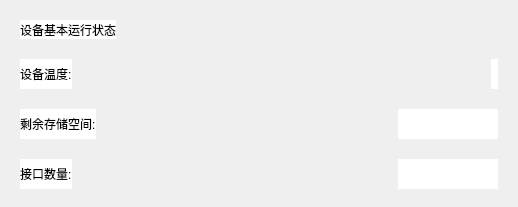
                      <widget class="QWidget" name="widget_10" native="true">
                       <property name="styleSheet">
                        <string notr="true">#widget_10{
background-color: rgb(255,255,255);
border:2px solid rgb(70,90,120);
border-radius:10px;
}</string>
                       </property>
                       <layout class="QGridLayout" name="gridLayout_20">
                        <property name="bottomMargin">
                         <number>9</number>
                        </property>
                        <property name="verticalSpacing">
                         <number>2</number>
                        </property>
                        <item row="3" column="0">
                         <widget class="QWidget" name="widget_13" native="true">
                          <layout class="QGridLayout" name="gridLayout_18">
                           <item row="0" column="2">
                            <widget class="QLineEdit" name="lineEdit_interface">
                             <property name="minimumSize">
                              <size>
                               <width>0</width>
                               <height>30</height>
                              </size>
                             </property>
                             <property name="maximumSize">
                              <size>
                               <width>100</width>
                               <height>16777215</height>
                              </size>
                             </property>
                             <property name="styleSheet">
                              <string notr="true">background-color: rgb(255,255,255);
border:none;
color: rgb(0,0,0);
font: 75 14pt &quot;微软雅黑&quot;;</string>
                             </property>
                            </widget>
                           </item>
                           <item row="0" column="0">
                            <widget class="QLabel" name="label_5">
                             <property name="styleSheet">
                              <string notr="true">color: rgb(0,0,0);
font: 75 11pt &quot;微软雅黑&quot;;
background-color: rgb(255,255,255);</string>
                             </property>
                             <property name="text">
                              <string>接口数量:</string>
                             </property>
                            </widget>
                           </item>
                           <item row="0" column="1">
                            <spacer name="horizontalSpacer_17">
                             <property name="orientation">
                              <enum>Qt::Horizontal</enum>
                             </property>
                             <property name="sizeHint" stdset="0">
                              <size>
                               <width>40</width>
                               <height>20</height>
                              </size>
                             </property>
                            </spacer>
                           </item>
                          </layout>
                         </widget>
                        </item>
                        <item row="2" column="0">
                         <widget class="QWidget" name="widget_12" native="true">
                          <layout class="QGridLayout" name="gridLayout_17">
                           <item row="0" column="2">
                            <widget class="QLineEdit" name="lineEdit_mem">
                             <property name="minimumSize">
                              <size>
                               <width>0</width>
                               <height>30</height>
                              </size>
                             </property>
                             <property name="maximumSize">
                              <size>
                               <width>100</width>
                               <height>16777215</height>
                              </size>
                             </property>
                             <property name="styleSheet">
                              <string notr="true">background-color: rgb(255,255,255);
border:none;
color: rgb(0,0,0);
font: 75 14pt &quot;微软雅黑&quot;;</string>
                             </property>
                            </widget>
                           </item>
                           <item row="0" column="0">
                            <widget class="QLabel" name="label_4">
                             <property name="styleSheet">
                              <string notr="true">color: rgb(0,0,0);
font: 75 11pt &quot;微软雅黑&quot;;
background-color: rgb(255,255,255);</string>
                             </property>
                             <property name="text">
                              <string>剩余存储空间:</string>
                             </property>
                            </widget>
                           </item>
                           <item row="0" column="1">
                            <spacer name="horizontalSpacer_16">
                             <property name="orientation">
                              <enum>Qt::Horizontal</enum>
                             </property>
                             <property name="sizeHint" stdset="0">
                              <size>
                               <width>40</width>
                               <height>20</height>
                              </size>
                             </property>
                            </spacer>
                           </item>
                          </layout>
                         </widget>
                        </item>
                        <item row="1" column="0">
                         <widget class="QWidget" name="widget_11" native="true">
                          <layout class="QGridLayout" name="gridLayout_16">
                           <item row="0" column="0">
                            <widget class="QLabel" name="label_3">
                             <property name="styleSheet">
                              <string notr="true">color: rgb(0,0,0);
font: 75 11pt &quot;微软雅黑&quot;;
background-color: rgb(255,255,255);</string>
                             </property>
                             <property name="text">
                              <string>设备温度:</string>
                             </property>
                            </widget>
                           </item>
                           <item row="0" column="2">
                            <widget class="QLabel" name="lineEdit_tem">
                             <property name="minimumSize">
                              <size>
                               <width>0</width>
                               <height>30</height>
                              </size>
                             </property>
                             <property name="maximumSize">
                              <size>
                               <width>100</width>
                               <height>16777215</height>
                              </size>
                             </property>
                             <property name="styleSheet">
                              <string notr="true">background-color: rgb(255,255,255);
border:none;
color: rgb(0,0,0);
font: 75 14pt &quot;微软雅黑&quot;;</string>
                             </property>
                             <property name="text">
                              <string/>
                             </property>
                            </widget>
                           </item>
                           <item row="0" column="1">
                            <spacer name="horizontalSpacer_6">
                             <property name="orientation">
                              <enum>Qt::Horizontal</enum>
                             </property>
                             <property name="sizeHint" stdset="0">
                              <size>
                               <width>40</width>
                               <height>20</height>
                              </size>
                             </property>
                            </spacer>
                           </item>
                          </layout>
                         </widget>
                        </item>
                        <item row="0" column="0">
                         <widget class="QWidget" name="widget_9" native="true">
                          <layout class="QGridLayout" name="gridLayout_10">
                           <item row="0" column="2">
                            <spacer name="horizontalSpacer_5">
                             <property name="orientation">
                              <enum>Qt::Horizontal</enum>
                             </property>
                             <property name="sizeHint" stdset="0">
                              <size>
                               <width>382</width>
                               <height>19</height>
                              </size>
                             </property>
                            </spacer>
                           </item>
                           <item row="0" column="0">
                            <widget class="QLabel" name="label_10">
                             <property name="styleSheet">
                              <string notr="true">color: rgb(0,0,0);
font: 75 11pt &quot;微软雅黑&quot;;
background-color: rgb(255,255,255);</string>
                             </property>
                             <property name="text">
                              <string>设备基本运行状态</string>
                             </property>
                            </widget>
                           </item>
                          </layout>
                         </widget>
                        </item>
                       </layout>
                      </widget>
